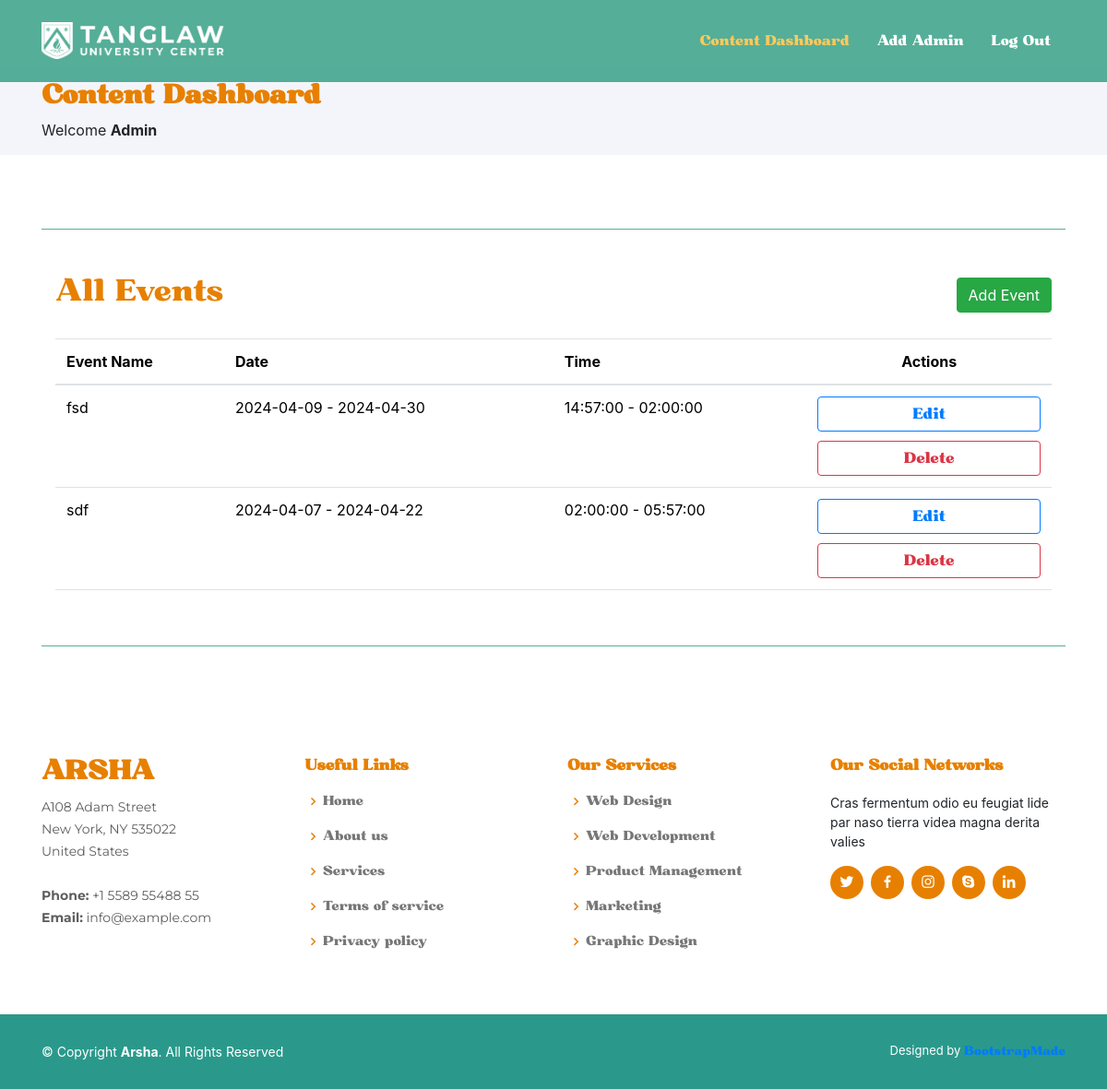
The app's page /admin/adminHome.php (signed in) with its own data.
### tables this page shows
CREATE TABLE `events` (
  `event_image` longblob NOT NULL,
  `event_name` varchar(255) NOT NULL,
  `event_location` varchar(255) NOT NULL,
  `event_contact_person` varchar(255) NOT NULL,
  `event_contact` varchar(11) NOT NULL,
  `event_date_start` date NOT NULL,
  `event_date_end` date NOT NULL,
  `event_time_start` time NOT NULL,
  `event_time_end` time NOT NULL,
  `event_content` mediumtext NOT NULL,
  `event_id` int(11) NOT NULL
);

### admin/adminHome.php (the view, shortened to what this page needs)
<?php
    if (!isset($_SESSION["admin"])) {
        header("Location: ../authentication/adminLogin.php");
    }  else {
        $admin = $_SESSION["admin"];
        $admin_fullname = $admin["admin_fullname"];
    }
?>
<!DOCTYPE html>
<html lang="en">
<head>
  <link href="../assets/vendor/aos/aos.css" rel="stylesheet">
  <link href="../assets/vendor/bootstrap/css/bootstrap.min.css" rel="stylesheet">
  <link href="../assets/vendor/bootstrap-icons/bootstrap-icons.css" rel="stylesheet">
  <link href="../assets/vendor/boxicons/css/boxicons.min.css" rel="stylesheet">
  <link href="../assets/vendor/glightbox/css/glightbox.min.css" rel="stylesheet">
  <link href="../assets/vendor/remixicon/remixicon.css" rel="stylesheet">
  <link href="../assets/vendor/swiper/swiper-bundle.min.css" rel="stylesheet">
  <link rel="stylesheet" href="https://stackpath.bootstrapcdn.com/bootstrap/4.5.2/css/bootstrap.min.css">
  <link href="../assets/css/style.css" rel="stylesheet">
  <link href="../assets/css/font.css" rel="stylesheet">
  <link rel="stylesheet" href="https://stackpath.bootstrapcdn.com/bootstrap/4.5.2/css/bootstrap.min.css">
</head>
<?php
    require_once("../db-connector.php");
    $query = "SELECT * FROM events";
    $stmt = $pdo_obj->query($query);
    $events = $stmt->fetchAll(PDO::FETCH_ASSOC);
?>
<body>
  <header id="header" class="fixed-top header-inner-pages">
    <div class="container d-flex align-items-center">
    <a href="adminHome.php" class="logo me-auto"><img src="../assets/img/logo.png" alt="" class="img-fluid"></a>
      <nav id="navbar" class="navbar">
        <ul>
        <li><a class="nav-link scrollto active" href="adminHome.php">Content Dashboard</a></li>
          <li><a class="nav-link scrollto" href="addAdmin.php">Add Admin</a></li>
          <li><a class="nav-link scrollto" href="../authentication/logout.php">Log Out</a></li>
        </ul>
      </nav>
    </div>
  </header>
  <main id="main">
    <section id="breadcrumbs" class="breadcrumbs">
      <div class="container">
        <h2 class="header-text-2">Content Dashboard</h2>
        <?php
            echo "Welcome <b>".$admin_fullname."</b>";
        ?>
      </div>
    </section>
    <section class="inner-page">
      <div class="container">
      <div class="line"></div>
    <div class="container table-container">
<br>
<br>
  <div class="d-flex justify-content-between align-items-center">
    <h2 style="color:#e78000">All Events</h2>
    <a class="btn btn-success" href="addContent.php">Add Event</a>
  </div>
  <br>
  <table style="margin-bottom:60px;" class="table">
    <thead>
      <tr>
        <th>Event Name</th>
        <th>Date</th>
        <th>Time</th>
        <th style="text-align: center;">Actions</th>
      </tr>
    </thead>
    <tbody>
      <?php foreach ($events as $event): ?>
        <tr>
          <td><?php echo $event['event_name']; ?></td>
          <td><?php echo $event['event_date_start']; ?> - <?php echo $event['event_date_end']; ?></td>
          <td><?php echo $event['event_time_start']; ?> - <?php echo $event['event_time_end']; ?></td>
          <td>
          <a href="editContent.php?id=<?php echo $event['event_id']; ?>"><button style="margin-bottom:10px;" class="btn btn-outline-primary dash-button">Edit</button></a>
          <a href="deleteContent.php?id=<?php echo $event['event_id']; ?>"><button  class="btn btn-outline-danger dash-button">Delete</button>
          </td>
        </tr>
      <?php endforeach; ?>
    </tbody>
  </table>
</div>
      <div class="line"></div>
      </div>
    </section>
  </main>
  <footer id="footer">
    <div class="footer-top">
      <div class="container">
        <div class="row">
          <div class="col-lg-3 col-md-6 footer-contact">
            <h3>Arsha</h3>
            <p>
              A108 Adam Street <br>
              New York, NY 535022<br>
              United States <br><br>
              <strong>Phone:</strong> +1 5589 55488 55<br>
              <strong>Email:</strong> info@example.com<br>
            </p>
          </div>
          <div class="col-lg-3 col-md-6 footer-links">
            <h4>Useful Links</h4>
            <ul>
              <li><i class="bx bx-chevron-right"></i> <a href="#">Home</a></li>
              <li><i class="bx bx-chevron-right"></i> <a href="#">About us</a></li>
              <li><i class="bx bx-chevron-right"></i> <a href="#">Services</a></li>
              <li><i class="bx bx-chevron-right"></i> <a href="#">Terms of service</a></li>
              <li><i class="bx bx-chevron-right"></i> <a href="#">Privacy policy</a></li>
            </ul>
          </div>
          <div class="col-lg-3 col-md-6 footer-links">
            <h4>Our Services</h4>
            <ul>
              <li><i class="bx bx-chevron-right"></i> <a href="#">Web Design</a></li>
              <li><i class="bx bx-chevron-right"></i> <a href="#">Web Development</a></li>
              <li><i class="bx bx-chevron-right"></i> <a href="#">Product Management</a></li>
              <li><i class="bx bx-chevron-right"></i> <a href="#">Marketing</a></li>
              <li><i class="bx bx-chevron-right"></i> <a href="#">Graphic Design</a></li>
            </ul>
          </div>
          <div class="col-lg-3 col-md-6 footer-links">
            <h4>Our Social Networks</h4>
            <p>Cras fermentum odio eu feugiat lide par naso tierra videa magna derita valies</p>
            <div class="social-links mt-3">
              <a href="#" class="twitter"><i class="bx bxl-twitter"></i></a>
              <a href="#" class="facebook"><i class="bx bxl-facebook"></i></a>
              <a href="#" class="instagram"><i class="bx bxl-instagram"></i></a>
              <a href="#" class="google-plus"><i class="bx bxl-skype"></i></a>
              <a href="#" class="linkedin"><i class="bx bxl-linkedin"></i></a>
            </div>
          </div>
        </div>
      </div>
    </div>
    <div class="container footer-bottom clearfix">
      <div class="copyright">
        &copy; Copyright <strong><span>Arsha</span></strong>. All Rights Reserved
      </div>
      <div class="credits">
        Designed by <a href="https://bootstrapmade.com/">BootstrapMade</a>
      </div>
    </div>
  </footer>
</body>
</html>

### assets/css/style.css (style rules this page uses)
body { font-family: "Montserrat"; color: #444444; }
a { color: #e78000; text-decoration: none; font-family: "Bugaki"; }
h1, h2, h3, h4, h5, h6 { font-family: "Bugaki"; }
#header { transition: all 0.5s; z-index: 997; padding: 15px 0; }
#header.header-scrolled, #header.header-inner-pages { background: rgba(67, 166, 141, 0.9); }
#header .logo { font-size: 30px; margin: 0; padding: 0; line-height: 1; font-weight: 500; letter-spacing: 2px; text-transform: uppercase; }
#header .logo img { max-height: 40px; }
.navbar { padding: 0; }
.navbar ul { margin: 0; padding: 0; display: flex; list-style: none; align-items: center; }
.navbar li { position: relative; }
.navbar a, .navbar a:focus { display: flex; align-items: center; justify-content: space-between; padding: 10px 0 10px 30px; font-size: 15px; font-weight: 500; color: #fff; white-space: nowrap; transition: 0.3s; }
.navbar a:hover, .navbar .active, .navbar .active:focus, .navbar li:hover>a { color: #ffc95b; }
section { padding: 60px 0; overflow: hidden; }
.breadcrumbs { padding: 15px 0; background: #f3f5fa; min-height: 40px; margin-top: 72px; }
.breadcrumbs h2 { font-size: 28px; font-weight: 600; color: #e78000; }
#footer { font-size: 14px; background: #2a998b; }
#footer .footer-top { padding: 60px 0 30px 0; background: #fff; }
#footer .footer-top .footer-contact { margin-bottom: 30px; }
#footer .footer-top .footer-contact h3 { font-size: 28px; margin: 0 0 10px 0; padding: 2px 0 2px 0; line-height: 1; text-transform: uppercase; font-weight: 600; color: #e78000; }
#footer .footer-top .footer-contact p { font-size: 14px; line-height: 24px; margin-bottom: 0; font-family: "Montserrat"; color: #5e5e5e; }
#footer .footer-top h4 { font-size: 16px; font-weight: bold; color: #e78000; position: relative; padding-bottom: 12px; }
#footer .footer-top .footer-links { margin-bottom: 30px; }
#footer .footer-top .footer-links ul { list-style: none; padding: 0; margin: 0; }
#footer .footer-top .footer-links ul i { padding-right: 2px; color: #e78000; font-size: 18px; line-height: 1; }
#footer .footer-top .footer-links ul li { padding: 10px 0; display: flex; align-items: center; }
#footer .footer-top .footer-links ul li:first-child { padding-top: 0; }
#footer .footer-top .footer-links ul a { color: #777777; transition: 0.3s; display: inline-block; line-height: 1; }
#footer .footer-top .social-links a { font-size: 18px; display: inline-block; background: #e78000; color: #fff; line-height: 1; padding: 8px 0; margin-right: 4px; border-radius: 50%; text-align: center; width: 36px; height: 36px; transition: 0.3s; }
#footer .footer-bottom { padding-top: 30px; padding-bottom: 30px; color: #fff; }
#footer .copyright { float: left; }
#footer .credits { float: right; font-size: 13px; }
#footer .credits a { transition: 0.3s; }
.line { margin-top: 20px; border-top: 1px solid rgba(67, 166, 141, 0.9); }
.dash-button { display:flex; justify-content:flex-end; width:100%; padding:0 }

### records on screen
events: event_name "fsd", event_date_start "2024-04-09", event_date_end "2024-04-30", event_time_start "14:57:00", event_time_end "02:00:00"
events: event_name "sdf", event_date_start "2024-04-07", event_date_end "2024-04-22", event_time_start "02:00:00", event_time_end "05:57:00"

### other values on screen
$admin_fullname "Admin"
